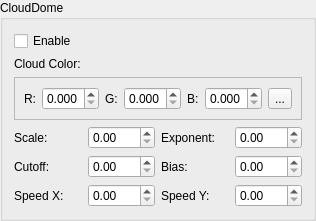
         <widget class="QGroupBox" name="cloudDomeGroupBox">
          <property name="title">
           <string>CloudDome</string>
          </property>
          <layout class="QGridLayout" name="gridLayout_26">
           <item row="5" column="0">
            <widget class="QLabel" name="label_85">
             <property name="text">
              <string>Scale:</string>
             </property>
            </widget>
           </item>
           <item row="5" column="1">
            <widget class="QDoubleSpinBox" name="cloudDomeScaleEdit">
             <property name="singleStep">
              <double>0.100000000000000</double>
             </property>
            </widget>
           </item>
           <item row="5" column="2">
            <widget class="QLabel" name="label_86">
             <property name="text">
              <string>Exponent:</string>
             </property>
            </widget>
           </item>
           <item row="5" column="3">
            <widget class="QDoubleSpinBox" name="cloudDomeExpEdit">
             <property name="singleStep">
              <double>0.100000000000000</double>
             </property>
            </widget>
           </item>
           <item row="6" column="0">
            <widget class="QLabel" name="label_87">
             <property name="text">
              <string>Cutoff:</string>
             </property>
            </widget>
           </item>
           <item row="6" column="1">
            <widget class="QDoubleSpinBox" name="cloudDomeCutoffEdit">
             <property name="singleStep">
              <double>0.100000000000000</double>
             </property>
            </widget>
           </item>
           <item row="6" column="2">
            <widget class="QLabel" name="label_90">
             <property name="text">
              <string>Bias:</string>
             </property>
            </widget>
           </item>
           <item row="6" column="3">
            <widget class="QDoubleSpinBox" name="cloudDomeBiasEdit">
             <property name="singleStep">
              <double>0.100000000000000</double>
             </property>
            </widget>
           </item>
           <item row="7" column="0">
            <widget class="QLabel" name="label_88">
             <property name="text">
              <string>Speed X:</string>
             </property>
            </widget>
           </item>
           <item row="7" column="1">
            <widget class="QDoubleSpinBox" name="cloudDomeXEdit">
             <property name="singleStep">
              <double>0.100000000000000</double>
             </property>
            </widget>
           </item>
           <item row="7" column="2">
            <widget class="QLabel" name="label_89">
             <property name="text">
              <string>Speed Y:</string>
             </property>
            </widget>
           </item>
           <item row="7" column="3">
            <widget class="QDoubleSpinBox" name="cloudDomeYEdit">
             <property name="singleStep">
              <double>0.100000000000000</double>
             </property>
            </widget>
           </item>
           <item row="2" column="0" colspan="4">
            <widget class="QFrame" name="frame_11">
             <property name="frameShape">
              <enum>QFrame::StyledPanel</enum>
             </property>
             <property name="frameShadow">
              <enum>QFrame::Plain</enum>
             </property>
             <layout class="QHBoxLayout" name="horizontalLayout_10">
              <item>
               <widget class="QLabel" name="label_91">
                <property name="text">
                 <string>R:</string>
                </property>
               </widget>
              </item>
              <item>
               <widget class="QDoubleSpinBox" name="cloudDomeRedEdit">
                <property name="decimals">
                 <number>3</number>
                </property>
                <property name="maximum">
                 <double>1.000000000000000</double>
                </property>
                <property name="singleStep">
                 <double>0.100000000000000</double>
                </property>
               </widget>
              </item>
              <item>
               <widget class="QLabel" name="label_92">
                <property name="text">
                 <string>G:</string>
                </property>
               </widget>
              </item>
              <item>
               <widget class="QDoubleSpinBox" name="cloudDomeGreenEdit">
                <property name="decimals">
                 <number>3</number>
                </property>
                <property name="maximum">
                 <double>1.000000000000000</double>
                </property>
                <property name="singleStep">
                 <double>0.100000000000000</double>
                </property>
               </widget>
              </item>
              <item>
               <widget class="QLabel" name="label_93">
                <property name="text">
                 <string>B:</string>
                </property>
               </widget>
              </item>
              <item>
               <widget class="QDoubleSpinBox" name="cloudDomeBlueEdit">
                <property name="decimals">
                 <number>3</number>
                </property>
                <property name="maximum">
                 <double>1.000000000000000</double>
                </property>
                <property name="singleStep">
                 <double>0.100000000000000</double>
                </property>
               </widget>
              </item>
              <item>
               <widget class="QToolButton" name="cloudDomeColorButton">
                <property name="text">
                 <string>...</string>
                </property>
               </widget>
              </item>
             </layout>
            </widget>
           </item>
           <item row="0" column="0">
            <widget class="QCheckBox" name="cloudDomeEnableToggle">
             <property name="text">
              <string>Enable</string>
             </property>
            </widget>
           </item>
           <item row="1" column="0">
            <widget class="QLabel" name="label_94">
             <property name="text">
              <string>Cloud Color:</string>
             </property>
            </widget>
           </item>
          </layout>
         </widget>
